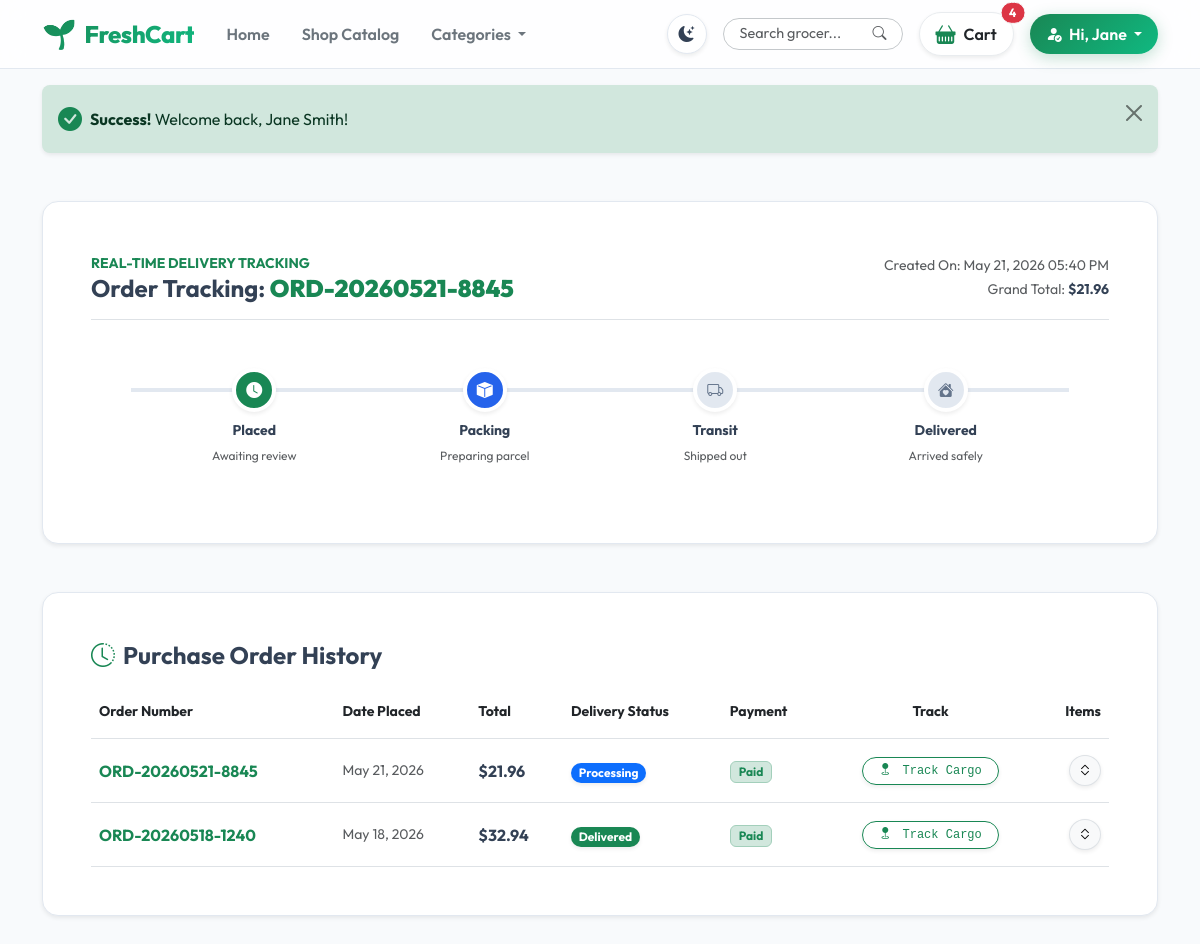
Screenshot of /customer/order-history.php (signed in) with the database file from the repository.
### tables this page shows
CREATE TABLE `orders` (
    `id` INT AUTO_INCREMENT PRIMARY KEY,
    `user_id` INT NOT NULL,
    `order_number` VARCHAR(50) NOT NULL UNIQUE,
    `total` DECIMAL(10, 2) NOT NULL,
    `status` ENUM('Pending', 'Processing', 'Shipped', 'Delivered', 'Cancelled') DEFAULT 'Pending',
    `payment_status` ENUM('Pending', 'Paid', 'Failed', 'Refunded') DEFAULT 'Pending',
    `address` TEXT NOT NULL,
    `phone` VARCHAR(20) NOT NULL,
    `city` VARCHAR(100) NOT NULL,
    `notes` TEXT DEFAULT NULL,
    `created_at` TIMESTAMP DEFAULT CURRENT_TIMESTAMP,
    `updated_at` TIMESTAMP DEFAULT CURRENT_TIMESTAMP ON UPDATE CURRENT_TIMESTAMP,
    FOREIGN KEY (`user_id`) REFERENCES `users` (`id`) ON DELETE CASCADE,
    INDEX `idx_order_number` (`order_number`),
    INDEX `idx_status` (`status`)
);

### includes/functions.php (called while the page is built, shortened)
<?php
function sanitize($data) {
    return htmlspecialchars(trim($data), ENT_QUOTES, 'UTF-8');
}
function format_price($number) {
    return '$' . number_format((float)$number, 2, '.', ',');
}

### customer/order-history.php (the view, shortened to what this page needs)
<?php
require_once __DIR__ . '/../includes/config.php';
require_once __DIR__ . '/../includes/functions.php';
$stmt = $pdo->prepare("SELECT * FROM orders WHERE user_id = ? ORDER BY id DESC");
$stmt->execute([$_SESSION['user_id']]);
$orders = $stmt->fetchAll();
$highlighted_order = null;
$highlight_number = isset($_GET['highlight']) ? sanitize($_GET['highlight']) : '';
if (!empty($highlight_number)) {
    $stmt_h = $pdo->prepare("SELECT * FROM orders WHERE user_id = ? AND order_number = ?");
    $stmt_h->execute([$_SESSION['user_id'], $highlight_number]);
    $highlighted_order = $stmt_h->fetch();
} elseif (!empty($orders)) {
    $highlighted_order = $orders[0];
}
require_once __DIR__ . '/../includes/header.php';
?>
<div class="container my-5">
    <div class="row g-5">
        <?php if ($highlighted_order):
            $status = $highlighted_order['status'];
            $stage_num = 1;
            if ($status === 'Processing') $stage_num = 2;
        ?>
            <div class="col-12">
                <div class="card border-0 shadow-sm rounded-4 overflow-hidden bg-white p-4 p-md-5 border-secondary-subtle" style="background-color: var(--card-bg) !important; border: 1px solid var(--border-color) !important;">
                    <div class="d-flex flex-column flex-md-row justify-content-between align-items-md-center border-bottom pb-3 mb-4">
                        <div>
                            <span class="text-success fw-bold small text-uppercase">Real-Time Delivery tracking</span>
                            <h4 class="fw-bold mb-0 text-dark" style="color: var(--text-main) !important;">Order Tracking: <strong class="text-success"><?php echo sanitize($highlighted_order['order_number']); ?></strong></h4>
                        </div>
                        <div class="mt-2 mt-md-0 text-md-end">
                            <span class="small text-muted">Created On: <?php echo date('M d, Y h:i A', strtotime($highlighted_order['created_at'])); ?></span> <br>
                            <span class="small text-muted">Grand Total: <strong class="text-dark" style="color: var(--text-main) !important;"><?php echo format_price($highlighted_order['total']); ?></strong></span>
                        </div>
                    </div>
                    <?php if ($stage_num === 0): ?>
                        <div class="alert alert-danger border-0 rounded-3 shadow-sm py-4 text-center mb-0">
                            <div class="fs-1 mb-2">❌</div>
                            <h5 class="fw-bold mb-1">This order has been Cancelled</h5>
                            <p class="small mb-0 text-danger-emphasis">If you have any questions or require support, please contact FreshCart customer helpline.</p>
                        </div>
                    <?php else: ?>
                        <div class="timeline-stages mt-4 px-md-5">
                            <div class="timeline-stage <?php echo $stage_num >= 1 ? ($stage_num == 1 ? 'active' : 'completed') : ''; ?>">
                                <div class="timeline-circle shadow-sm"><i class="bi bi-clock-fill"></i></div>
                                <h6 class="fw-bold small text-dark mt-2" style="color: var(--text-main) !important;">Placed</h6>
                                <span class="text-muted d-none d-md-block" style="font-size:0.75rem;">Awaiting review</span>
                            </div>
                            <div class="timeline-stage <?php echo $stage_num >= 2 ? ($stage_num == 2 ? 'active' : 'completed') : ''; ?>">
                                <div class="timeline-circle shadow-sm"><i class="bi bi-box-fill"></i></div>
                                <h6 class="fw-bold small text-dark mt-2" style="color: var(--text-main) !important;">Packing</h6>
                                <span class="text-muted d-none d-md-block" style="font-size:0.75rem;">Preparing parcel</span>
                            </div>
                            <div class="timeline-stage <?php echo $stage_num >= 3 ? ($stage_num == 3 ? 'active' : 'completed') : ''; ?>">
                                <div class="timeline-circle shadow-sm"><i class="bi bi-truck"></i></div>
                                <h6 class="fw-bold small text-dark mt-2" style="color: var(--text-main) !important;">Transit</h6>
                                <span class="text-muted d-none d-md-block" style="font-size:0.75rem;">Shipped out</span>
                            </div>
                            <div class="timeline-stage <?php echo $stage_num >= 4 ? 'completed' : ''; ?>">
                                <div class="timeline-circle shadow-sm"><i class="bi bi-house-heart-fill"></i></div>
                                <h6 class="fw-bold small text-dark mt-2" style="color: var(--text-main) !important;">Delivered</h6>
                                <span class="text-muted d-none d-md-block" style="font-size:0.75rem;">Arrived safely</span>
                            </div>
                        </div>
                    <?php endif; ?>
                </div>
            </div>
        <?php endif; ?>
        <div class="col-12">
            <div class="card border-0 shadow-sm rounded-4 overflow-hidden bg-white p-4 p-md-5 border-secondary-subtle" style="background-color: var(--card-bg) !important; border: 1px solid var(--border-color) !important;">
                <h4 class="fw-bold mb-4 text-dark" style="color: var(--text-main) !important;"><i class="bi bi-clock-history text-success me-2"></i>Purchase Order History</h4>
                <?php if (empty($orders)): ?>
                    <div class="text-center py-5">
                        <div class="fs-1 mb-2">📦</div>
                        <h5 class="fw-bold">No orders found</h5>
                        <p class="text-muted small">You haven't purchased anything yet. Visit our shop aisles today!</p>
                        <a href="shop.php" class="btn btn-success btn-sm rounded-pill px-4 mt-2">Go to Shop</a>
                    </div>
                <?php else: ?>
                    <div class="table-responsive">
                        <table class="table table-hover align-middle mb-0">
                            <thead>
                                <tr class="text-muted small border-bottom">
                                    <th scope="col" class="pb-3 border-0">Order Number</th>
                                    <th scope="col" class="pb-3 border-0">Date Placed</th>
                                    <th scope="col" class="pb-3 border-0">Total</th>
                                    <th scope="col" class="pb-3 border-0">Delivery Status</th>
                                    <th scope="col" class="pb-3 border-0">Payment</th>
                                    <th scope="col" class="pb-3 border-0 text-center">Track</th>
                                    <th scope="col" class="pb-3 border-0 text-end">Items</th>
                                </tr>
                            </thead>
                            <tbody>
                                <?php foreach ($orders as $ord):
                                    $status_badge = 'bg-secondary';
                                    if ($ord['status'] === 'Processing') $status_badge = 'bg-primary';
                                    if ($ord['status'] === 'Delivered') $status_badge = 'bg-success';
                                    $pay_badge = 'bg-warning-subtle text-warning border-warning-subtle';
                                    if ($ord['payment_status'] === 'Paid') $pay_badge = 'bg-success-subtle text-success border-success-subtle';
                                ?>
                                    <tr class="border-bottom">
                                        <td class="py-3 fw-bold text-success border-0">
                                            <?php echo sanitize($ord['order_number']); ?>
                                        </td>
                                        <td class="py-3 text-muted small border-0">
                                            <?php echo date('M d, Y', strtotime($ord['created_at'])); ?>
                                        </td>
                                        <td class="py-3 fw-bold text-dark border-0" style="color: var(--text-main) !important;">
                                            <?php echo format_price($ord['total']); ?>
                                        </td>
                                        <td class="py-3 border-0">
                                            <span class="badge <?php echo $status_badge; ?> px-2.5 py-1.5 rounded-pill shadow-sm" style="font-size:0.75rem;"><?php echo $ord['status']; ?></span>
                                        </td>
                                        <td class="py-3 border-0">
                                            <span class="badge <?php echo $pay_badge; ?> px-2.5 py-1.5 border" style="font-size:0.75rem;"><?php echo $ord['payment_status']; ?></span>
                                        </td>
                                        <td class="py-3 border-0 text-center">
                                            <a href="order-history.php?highlight=<?php echo urlencode($ord['order_number']); ?>" class="btn btn-sm btn-outline-success rounded-pill px-3 shadow-sm py-1 font-monospace" style="font-size:0.75rem;">
                                                <i class="bi bi-geo-fill me-1"></i> Track Cargo
                                            </a>
                                        </td>
                                        <td class="py-3 border-0 text-end">
                                            <button type="button" class="btn btn-sm btn-light border rounded-circle shadow-sm" data-bs-toggle="collapse" data-bs-target="#items-ord-<?php echo $ord['id']; ?>" aria-expanded="false" title="Expand Items List">
                                                <i class="bi bi-chevron-expand"></i>
                                            </button>
                                        </td>
                                    </tr>
                                <?php endforeach; ?>
                            </tbody>
                        </table>
                    </div>
                <?php endif; ?>
            </div>
        </div>
    </div>
</div>

### assets/css/style.css (style rules this page uses)
:root { --primary: #198754; --primary-rgb: 25, 135, 84; --primary-hover: #146c43; --secondary: #0f172a; --secondary-rgb: 15, 23, 42; --light-bg: #f8fafc; --card-bg: #ffffff; --text-main: #334155; --text-muted: #64748b; --border-color: #e2e8f0; --glass-bg: rgba(255, 255, 255, 0.8); --glass-border: rgba(226, 232, 240, 0.8); --shadow: 0 4px 6px -1px rgb(0 0 0 / 0.05), 0 2px 4px -2px rgb(0 0 0 / 0.05); --shadow-md: 0 10px 15px -3px rgb(0 0 0 / 0.05), 0 4px 6px -4px rgb(0 0 0 / 0.05); --shadow-lg: 0 20px 25px -5px rgb(0 0 0 / 0.05), 0 8px 10px -6px rgb(0 0 0 / 0.05); }
body { font-family: 'Outfit', sans-serif; background-color: var(--light-bg); color: var(--text-main); transition: background-color 0.3s ease, color 0.3s ease; overflow-x: hidden; }
.timeline-stages { display: flex; justify-content: space-between; position: relative; margin: 30px 0; }
.timeline-stages::before { content: ''; position: absolute; top: 20px; left: 40px; right: 40px; height: 4px; background-color: var(--border-color); z-index: 1; }
.timeline-stage { position: relative; z-index: 2; text-align: center; flex: 1; }
.timeline-circle { width: 44px; height: 44px; border-radius: 50%; background-color: var(--border-color); color: var(--text-muted); display: flex; align-items: center; justify-content: center; margin: 0 auto 10px auto; font-weight: bold; border: 4px solid var(--card-bg); transition: all 0.3s ease; }
.timeline-stage.completed .timeline-circle { background-color: var(--primary); color: white; }
.timeline-stage.active .timeline-circle { background-color: #2563eb; color: white; box-shadow: 0 0 0 5px rgba(37, 99, 235, 0.2); }

### rows the page displays
orders: order_number "ORD-20260521-8845", created_at "May 21, 2026 05:40 PM", total "$21.96", created_at "May 21, 2026", status "Processing", payment_status "Paid"
orders: order_number "ORD-20260518-1240", created_at "May 18, 2026", total "$32.94", status "Delivered", payment_status "Paid"

### other values shown
$header_cart_count "4"
explode(' ', $_SESSION['user_name'])[0] "Jane"
$_SESSION['flash_success'] "Welcome back, Jane Smith!"
